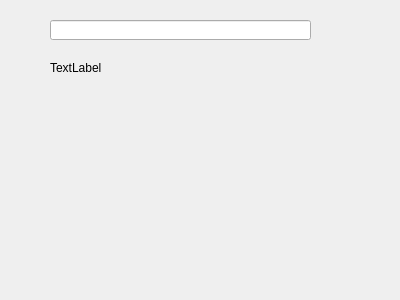
<?xml version="1.0" encoding="UTF-8"?>
<ui version="4.0">
 <class>Widget</class>
 <widget class="QWidget" name="Widget">
  <property name="geometry">
   <rect>
    <x>0</x>
    <y>0</y>
    <width>400</width>
    <height>300</height>
   </rect>
  </property>
  <property name="windowTitle">
   <string>Widget</string>
  </property>
  <widget class="QLineEdit" name="lineEdit">
   <property name="geometry">
    <rect>
     <x>50</x>
     <y>20</y>
     <width>261</width>
     <height>20</height>
    </rect>
   </property>
  </widget>
  <widget class="QLabel" name="label">
   <property name="geometry">
    <rect>
     <x>50</x>
     <y>60</y>
     <width>261</width>
     <height>16</height>
    </rect>
   </property>
   <property name="text">
    <string>TextLabel</string>
   </property>
  </widget>
 </widget>
 <layoutdefault spacing="6" margin="11"/>
 <resources/>
 <connections/>
</ui>
